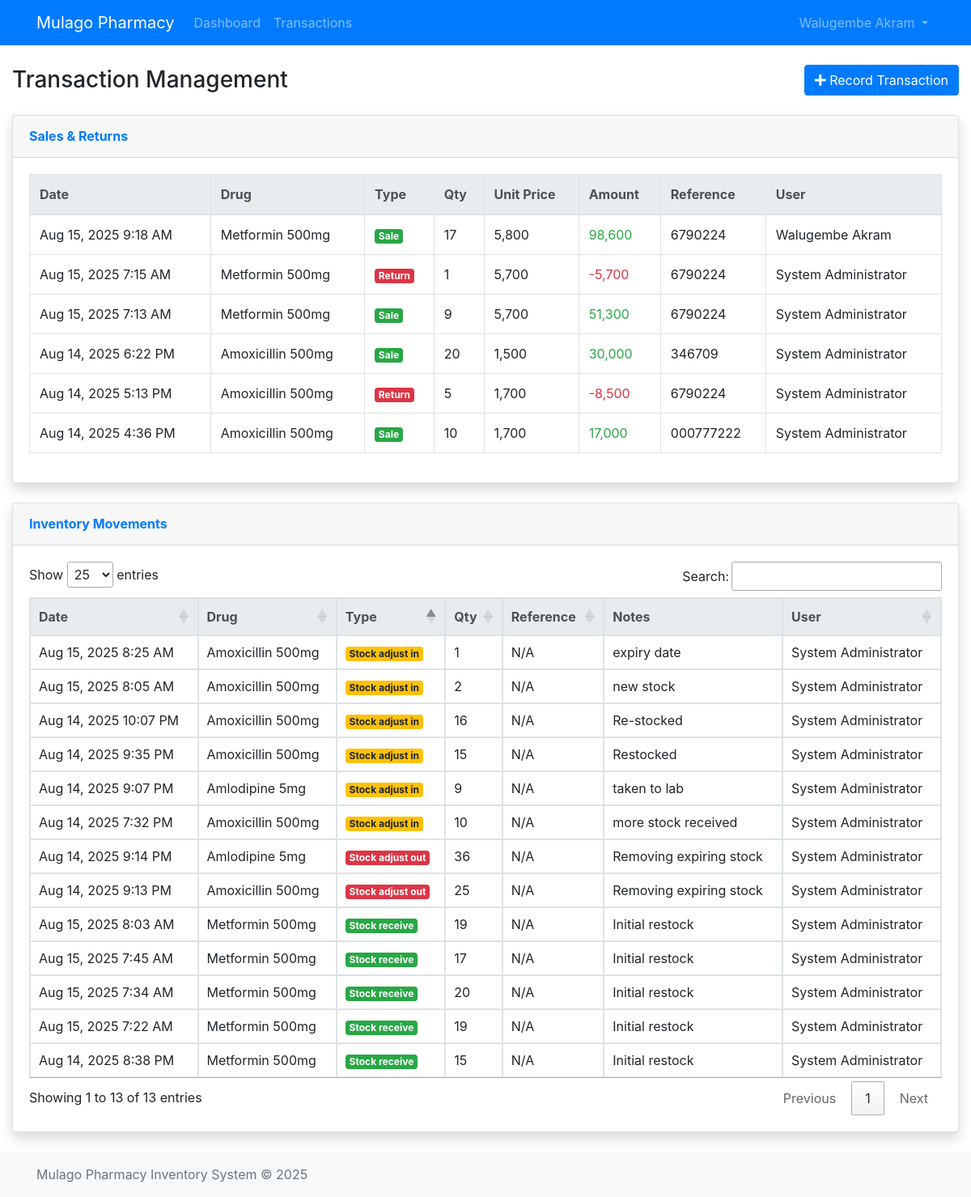
Screenshot of /pham/transactions.php (signed in) with the database file from the repository.
### tables this page shows
CREATE TABLE `users` (
  `user_id` int NOT NULL,
  `username` varchar(50) NOT NULL,
  `password_hash` varchar(255) NOT NULL,
  `full_name` varchar(100) NOT NULL,
  `email` varchar(100) DEFAULT NULL,
  `role` enum('admin','pharmacist','department_staff') NOT NULL DEFAULT 'department_staff',
  `is_active` tinyint(1) DEFAULT '1',
  `last_login` datetime DEFAULT NULL,
  `created_at` timestamp NULL DEFAULT CURRENT_TIMESTAMP,
  `updated_at` timestamp NULL DEFAULT CURRENT_TIMESTAMP ON UPDATE CURRENT_TIMESTAMP
);

CREATE TABLE `transactions` (
  `transaction_id` int NOT NULL,
  `drug_id` int NOT NULL,
  `transaction_type` enum('return','sale','stock_adjust_in','stock_adjust_out','stock_transfer','stock_receive') NOT NULL,
  `quantity` int NOT NULL,
  `unit_price` decimal(10,0) DEFAULT NULL,
  `total_amount` decimal(10,0) DEFAULT NULL,
  `reference_number` varchar(50) DEFAULT NULL,
  `notes` text,
  `created_by` int DEFAULT NULL,
  `created_at` timestamp NULL DEFAULT CURRENT_TIMESTAMP
);

CREATE TABLE `drugs` (
  `drug_id` int NOT NULL,
  `drug_name` varchar(100) NOT NULL,
  `generic_name` varchar(100) DEFAULT NULL,
  `category_id` int DEFAULT NULL,
  `unit_of_measure` varchar(20) NOT NULL,
  `reorder_level` int NOT NULL,
  `description` text,
  `is_active` tinyint(1) DEFAULT '1',
  `created_at` timestamp NULL DEFAULT CURRENT_TIMESTAMP,
  `updated_at` timestamp NULL DEFAULT CURRENT_TIMESTAMP ON UPDATE CURRENT_TIMESTAMP
);

### config/database.php (called while the page is built, shortened)
<?php
class Database {
    private $connection;
    private static $instance = null;
    private function __construct() {
        $dsn = 'mysql:host=' . DB_HOST . ';port=' . DB_PORT . ';dbname=' . DB_NAME . ';charset=utf8mb4';
        try {
            $this->connection = new PDO($dsn, DB_USER, DB_PASS);
            $this->connection->setAttribute(PDO::ATTR_ERRMODE, PDO::ERRMODE_EXCEPTION);
            $this->connection->setAttribute(PDO::ATTR_EMULATE_PREPARES, false);
            $this->connection->setAttribute(PDO::ATTR_DEFAULT_FETCH_MODE, PDO::FETCH_ASSOC);
        } catch (PDOException $e) {
            error_log("Database connection failed: " . $e->getMessage());
            throw new Exception('Database connection error. Please try again later.');
        }
    }
    public static function getInstance() {
        if (self::$instance === null) {
            self::$instance = new Database();
        }
        return self::$instance;
    }
    public function getConnection() {
        return $this->connection;
    }
}
function db() {
    return Database::getInstance()->getConnection();
}
?>

### includes/auth.php (called while the page is built, shortened)
<?php
require_once __DIR__ . '/../config/database.php';
class Auth {
    private $db;
    public function __construct() {
        $this->db = db();
    }
    public function isLoggedIn() {
        return !empty($_SESSION['user_id']);
    }
    public function getCurrentUser() {
        try {
            $stmt = $this->db->prepare("SELECT * FROM users WHERE user_id = :user_id");
            $stmt->bindParam(':user_id', $_SESSION['user_id'], PDO::PARAM_INT);
            $stmt->execute();
            return $stmt->fetch();
        } catch (PDOException $e) {
            error_log("Failed to get current user: " . $e->getMessage());
            return null;
        }
    }
}
?>

### includes/functions.php (called while the page is built, shortened)
<?php
require_once __DIR__ . '/../config/database.php';
function hasRole($requiredRole) {
    require_once __DIR__ . '/auth.php';
    $auth = new Auth();
    $user = $auth->getCurrentUser();
    return $user && $user['role'] === $requiredRole;
}
function formatDateTime($datetimeString) {
    $date = new DateTime($datetimeString);
    return $date->format('M j, Y g:i A');
}
?>

### pham/transactions.php (the view, shortened to what this page needs)
<?php
$db = db();
$transactions = $db->query("
    SELECT t.*,
           d.drug_name,
           u.full_name as created_by_name
    FROM transactions t
    JOIN drugs d ON t.drug_id = d.drug_id
    JOIN users u ON t.created_by = u.user_id
    ORDER BY t.created_at DESC
")->fetchAll();
require_once __DIR__ . '/../includes/header.php';
?>
<div class="container-fluid mt-4">
    <div class="d-sm-flex align-items-center justify-content-between mb-4">
        <h1 class="h3 mb-0 text-gray-800">Transaction Management</h1>
        <button class="btn btn-primary" data-toggle="modal" data-target="#addTransactionModal" <?= ($auth->isLoggedIn() && $auth->getCurrentUser()['role'] === 'admin') ? 'disabled' : '' ?>>
            <i class="fas fa-plus"></i> Record Transaction
        </button>
    </div>
    <div class="card shadow mb-4">
        <div class="card-header py-3">
            <h6 class="m-0 font-weight-bold text-primary">Sales & Returns</h6>
        </div>
        <div class="card-body">
            <div class="table-responsive">
                <table class="table table-bordered table-hover" id="salesTable" width="100%" cellspacing="0">
                    <thead class="thead-light">
                        <tr>
                            <th>Date</th>
                            <th>Drug</th>
                            <th>Type</th>
                            <th>Qty</th>
                            <th>Unit Price</th>
                            <th>Amount</th>
                            <th>Reference</th>
                            <th>User</th>
                        </tr>
                    </thead>
                    <tbody>
                        <?php foreach ($transactions as $txn): ?>
                            <?php if (in_array($txn['transaction_type'], ['sale', 'return'])): ?>
                                <tr>
                                    <td><?= formatDateTime($txn['created_at']) ?></td>
                                    <td><?= htmlspecialchars($txn['drug_name']) ?></td>
                                    <td>
                                        <span class="badge badge-<?= $txn['transaction_type'] === 'sale' ? 'success' : 'danger' ?>">
                                            <?= ucfirst($txn['transaction_type']) ?>
                                        </span>
                                    </td>
                                    <td><?= $txn['quantity'] ?></td>
                                    <td><?= isset($txn['unit_price']) ? number_format($txn['unit_price'], 0) : 'N/A' ?></td>
                                    <td class="<?= $txn['transaction_type'] === 'return' ? 'text-danger' : 'text-success' ?>">
                                        <?= isset($txn['total_amount']) ? number_format($txn['total_amount'], 0) : 'N/A' ?>
                                    </td>
                                    <td><?= htmlspecialchars($txn['reference_number'] ?? 'N/A') ?></td>
                                    <td><?= htmlspecialchars($txn['created_by_name']) ?></td>
                                </tr>
                            <?php endif; ?>
                        <?php endforeach; ?>
                    </tbody>
                </table>
            </div>
        </div>
    </div>
    <div class="card shadow mb-4">
        <div class="card-header py-3">
            <h6 class="m-0 font-weight-bold text-primary">Inventory Movements</h6>
        </div>
        <div class="card-body">
            <div class="table-responsive">
                <table class="table table-bordered table-hover" id="inventoryTable" width="100%" cellspacing="0">
                    <thead class="thead-light">
                        <tr>
                            <th>Date</th>
                            <th>Drug</th>
                            <th>Type</th>
                            <th>Qty</th>
                            <th>Reference</th>
                            <th>Notes</th>
                            <th>User</th>
                        </tr>
                    </thead>
                    <tbody>
                        <?php foreach ($transactions as $txn): ?>
                            <?php if (in_array($txn['transaction_type'], ['stock_receive', 'stock_adjust_in', 'stock_adjust_out', 'stock_transfer'])): ?>
                                <tr>
                                    <td><?= formatDateTime($txn['created_at']) ?></td>
                                    <td><?= htmlspecialchars($txn['drug_name']) ?></td>
                                    <td>
                                        <?php
                                        $badgeClass = [
                                            'stock_receive' => 'success',
                                            'stock_adjust_in' => 'warning',
                                            'stock_adjust_out' => 'danger',
                                            'stock_transfer' => 'secondary'
                                        ][$txn['transaction_type']] ?? 'secondary';
                                        ?>
                                        <span class="badge badge-<?= $badgeClass ?>">
                                            <?= str_replace('_', ' ', ucfirst($txn['transaction_type'])) ?>
                                        </span>
                                    </td>
                                    <td><?= $txn['quantity'] ?></td>
                                    <td><?= htmlspecialchars($txn['reference_number'] ?? 'N/A') ?></td>
                                    <td><?= htmlspecialchars($txn['notes'] ?? '') ?></td>
                                    <td><?= htmlspecialchars($txn['created_by_name']) ?></td>
                                </tr>
                            <?php endif; ?>
                        <?php endforeach; ?>
                    </tbody>
                </table>
            </div>
        </div>
    </div>
    <?php require_once __DIR__ . '/../includes/footer.php'; ?>

### includes/header.php (shortened to what this page needs)
<?php
require_once __DIR__ . '/auth.php';
$auth = new Auth();
$currentUser = $auth->getCurrentUser();
?>
<!DOCTYPE html>
<html lang="en">
<head>
<link href="https://cdn.jsdelivr.net/npm/bootstrap@4.6.2/dist/css/bootstrap.min.css" rel="stylesheet">
<link rel="stylesheet" href="https://cdn.datatables.net/1.13.4/css/jquery.dataTables.min.css">
<link rel="stylesheet" href="https://cdnjs.cloudflare.com/ajax/libs/font-awesome/5.15.4/css/all.min.css">
    <link href="../assets/css/styles.css" rel="stylesheet">
</head>
<body style="padding-top: 56px;">
    <nav class="navbar navbar-expand-lg navbar-dark bg-primary fixed-top">
        <div class="container">
            <a class="navbar-brand">Mulago Pharmacy</a>
            <div class="collapse navbar-collapse" id="navbarNav">
                <?php if ($currentUser): ?>
                <ul class="navbar-nav mr-auto">
                    <li class="nav-item">
                        <a class="nav-link" href="index.php">Dashboard</a>
                    </li>
                    <?php if (in_array($currentUser['role'], ['admin', 'pharmacist'])): ?>
                        <li class="nav-item">
                            <a class="nav-link" href="transactions.php">Transactions</a>
                        </li>
                    <?php endif; ?>
                    <?php if (hasRole('admin')): ?>
                    <li class="nav-item">
                        <a class="nav-link" href="users.php">Users</a>
                    </li>
                    <?php endif; ?>
                </ul>
                <ul class="navbar-nav ml-auto">
                    <li class="nav-item dropdown">
                        <a class="nav-link dropdown-toggle" href="#" id="userDropdown" role="button" data-toggle="dropdown">
                            <?= htmlspecialchars($currentUser['full_name']) ?>
                        </a>
                    </li>
                </ul>
                <?php endif; ?>
            </div>
        </div>
    </nav>

### rows the page displays
users: full_name "Walugembe Akram"
transactions: created_at "Aug 15, 2025 9:18 AM", drug.drug_name "Metformin 500mg", transaction_type "Sale", quantity "17", unit_price "5,800", total_amount "98,600", reference_number "6790224", created_by.full_name "Walugembe Akram"
transactions: created_at "Aug 15, 2025 7:15 AM", drug.drug_name "Metformin 500mg", transaction_type "Return", quantity "1", unit_price "5,700", total_amount "-5,700", reference_number "6790224", created_by.full_name "System Administrator"
transactions: created_at "Aug 15, 2025 7:13 AM", drug.drug_name "Metformin 500mg", transaction_type "Sale", quantity "9", unit_price "5,700", total_amount "51,300", reference_number "6790224", created_by.full_name "System Administrator"
transactions: created_at "Aug 14, 2025 6:22 PM", drug.drug_name "Amoxicillin 500mg", transaction_type "Sale", quantity "20", unit_price "1,500", total_amount "30,000", reference_number "346709", created_by.full_name "System Administrator"
transactions: created_at "Aug 14, 2025 5:13 PM", drug.drug_name "Amoxicillin 500mg", transaction_type "Return", quantity "5", unit_price "1,700", total_amount "-8,500", reference_number "6790224", created_by.full_name "System Administrator"
transactions: created_at "Aug 14, 2025 4:36 PM", drug.drug_name "Amoxicillin 500mg", transaction_type "Sale", quantity "10", unit_price "1,700", total_amount "17,000", reference_number "000777222", created_by.full_name "System Administrator"
transactions: created_at "Aug 15, 2025 8:25 AM", drug.drug_name "Amoxicillin 500mg", transaction_type "Stock adjust in", quantity "1", reference_number "N/A", notes "expiry date", created_by.full_name "System Administrator"
transactions: created_at "Aug 15, 2025 8:05 AM", drug.drug_name "Amoxicillin 500mg", transaction_type "Stock adjust in", quantity "2", reference_number "N/A", notes "new stock", created_by.full_name "System Administrator"
transactions: created_at "Aug 15, 2025 8:03 AM", drug.drug_name "Metformin 500mg", transaction_type "Stock receive", quantity "19", reference_number "N/A", notes "Initial restock", created_by.full_name "System Administrator"
transactions: created_at "Aug 15, 2025 7:45 AM", drug.drug_name "Metformin 500mg", transaction_type "Stock receive", quantity "17", reference_number "N/A", notes "Initial restock", created_by.full_name "System Administrator"
transactions: created_at "Aug 15, 2025 7:34 AM", drug.drug_name "Metformin 500mg", transaction_type "Stock receive", quantity "20", reference_number "N/A", notes "Initial restock", created_by.full_name "System Administrator"
transactions: created_at "Aug 15, 2025 7:22 AM", drug.drug_name "Metformin 500mg", transaction_type "Stock receive", quantity "19", reference_number "N/A", notes "Initial restock", created_by.full_name "System Administrator"
transactions: created_at "Aug 14, 2025 10:07 PM", drug.drug_name "Amoxicillin 500mg", transaction_type "Stock adjust in", quantity "16", reference_number "N/A", notes "Re-stocked", created_by.full_name "System Administrator"
transactions: created_at "Aug 14, 2025 9:35 PM", drug.drug_name "Amoxicillin 500mg", transaction_type "Stock adjust in", quantity "15", reference_number "N/A", notes "Restocked", created_by.full_name "System Administrator"
transactions: created_at "Aug 14, 2025 9:14 PM", drug.drug_name "Amlodipine 5mg", transaction_type "Stock adjust out", quantity "36", reference_number "N/A", notes "Removing expiring stock", created_by.full_name "System Administrator"
transactions: created_at "Aug 14, 2025 9:13 PM", drug.drug_name "Amoxicillin 500mg", transaction_type "Stock adjust out", quantity "25", reference_number "N/A", notes "Removing expiring stock", created_by.full_name "System Administrator"
transactions: created_at "Aug 14, 2025 9:07 PM", drug.drug_name "Amlodipine 5mg", transaction_type "Stock adjust in", quantity "9", reference_number "N/A", notes "taken to lab", created_by.full_name "System Administrator"
transactions: created_at "Aug 14, 2025 8:38 PM", drug.drug_name "Metformin 500mg", transaction_type "Stock receive", quantity "15", reference_number "N/A", notes "Initial restock", created_by.full_name "System Administrator"
transactions: created_at "Aug 14, 2025 7:32 PM", drug.drug_name "Amoxicillin 500mg", transaction_type "Stock adjust in", quantity "10", reference_number "N/A", notes "more stock received", created_by.full_name "System Administrator"
